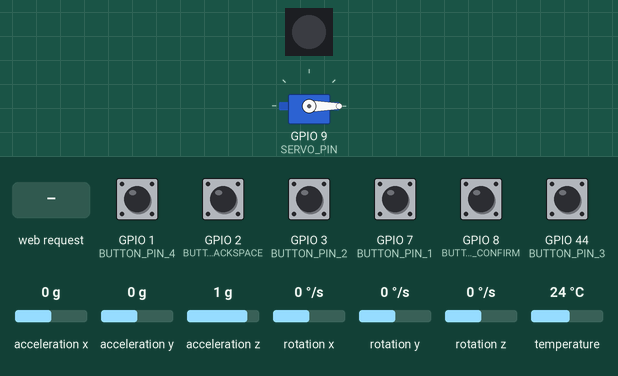
Bench run of a program on a simulated Seeed XIAO ESP32-S3. On the bench: 1 RGB LEDs in strip order, left to right, servo. Inputs (shaded band) come from the test bench; at power-on: GPIO 1 (BUTTON_PIN_4), GPIO 2 (BUTTON_PIN_BACKSPACE), GPIO 3 (BUTTON_PIN_2), GPIO 7 (BUTTON_PIN_1), GPIO 8 (BUTTON_PIN_CONFIRM), GPIO 44 (BUTTON_PIN_3) HIGH, acceleration x 0 g, acceleration y 0 g, acceleration z 1 g, rotation x 0 °/s, rotation y 0 °/s, rotation z 0 °/s, temperature 24 °C. What the program prints to the serial monitor is not drawn.

Above: at 4.3 s.
4.4 s: GPIO 1 (BUTTON_PIN_4) pulled LOW for 0.15 s
6.0 s: GPIO 8 (BUTTON_PIN_CONFIRM) pulled LOW for 0.15 s
At 6.5 s:
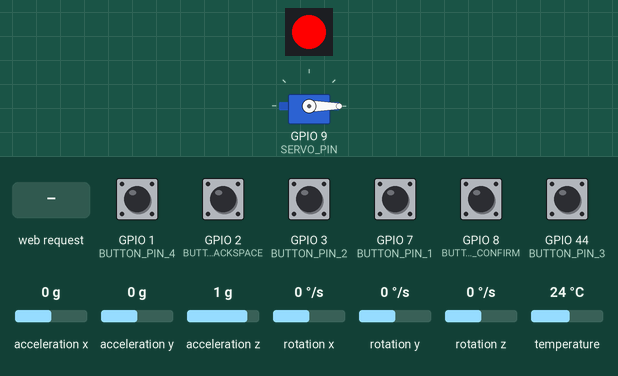
8.5 s: GPIO 2 (BUTTON_PIN_BACKSPACE) pulled LOW for 0.15 s
10.1 s: HTTP request GET /unlock?code=1 received
11.6 s: HTTP request GET /setcode?oldcode=1&newcode=1&code=1 received
Timing chart, 0 to 14.1 s (numbered marks = the images above; inputs shaded):
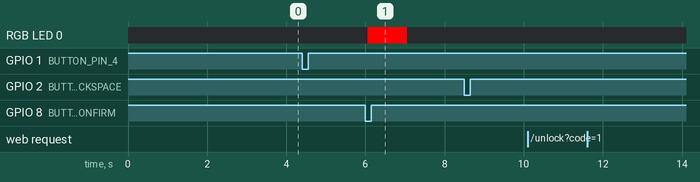

Measured:
- after the input at 4.4 s, every drawn part: stays the same
- after the input at 6.0 s, RGB LED 0: off → RGB(255, 0, 0) after 0.05 s, → off 1.0 s later
- after the input at 8.5 s, every drawn part: stays the same
- after the input at 10.1 s, every drawn part: stays the same
- after the input at 11.6 s, every drawn part: stays the same

The program:

main.cpp
```cpp
#include <Arduino.h>
#include "config/vault_config.h"
#include "config/pin_config.h"
#include "network/wifi_manager.h"
#include "hardware/servo_controller.h"
#include "hardware/led_controller.h"
#include "network/web_server.h"
#include "hardware/motion_detector.h"
#include "hardware/button_controller.h"

void setup() {
  Serial.begin(115200);
  Serial.readStringUntil('\n');

  initLeds();
  initServo();
  initMotionDetector();
  initButtons();

  initWiFi();
  printWiFiInfo();

  initWebServer();
  printServerInfo();
}

void loop() {
  handleWebServerClients();
  updateMotionDetection();
  updateButtons();
}
```

button_controller.cpp
```cpp
#include "button_controller.h"
#include "../config/vault_config.h"
#include "servo_controller.h"
#include "led_controller.h"

// Variables pour gérer l'état des boutons
bool lastButtonState[6] = {HIGH, HIGH, HIGH, HIGH, HIGH, HIGH};
bool currentButtonState[6] = {HIGH, HIGH, HIGH, HIGH, HIGH, HIGH};
unsigned long lastDebounceTime[6] = {0, 0, 0, 0, 0, 0};
unsigned long debounceDelay = 50;

// Variable pour stocker le code entré
String currentCode = "";

// Pins des boutons dans l'ordre
int buttonPins[6] = {BUTTON_PIN_1, BUTTON_PIN_2, BUTTON_PIN_3, BUTTON_PIN_4, BUTTON_PIN_BACKSPACE, BUTTON_PIN_CONFIRM};

void initButtons() {
  pinMode(BUTTON_PIN_1, INPUT_PULLUP);
  pinMode(BUTTON_PIN_2, INPUT_PULLUP);
  pinMode(BUTTON_PIN_3, INPUT_PULLUP);
  pinMode(BUTTON_PIN_4, INPUT_PULLUP);
  pinMode(BUTTON_PIN_BACKSPACE, INPUT_PULLUP);
  pinMode(BUTTON_PIN_CONFIRM, INPUT_PULLUP);
}

void updateButtons() {
  for (int i = 0; i < 6; i++) {
    int reading = digitalRead(buttonPins[i]);

    if (reading != lastButtonState[i]) {
      lastDebounceTime[i] = millis();
    }

    if ((millis() - lastDebounceTime[i]) > debounceDelay) {
      if (reading != currentButtonState[i]) {
        currentButtonState[i] = reading;

        if (currentButtonState[i] == LOW) {
          handleButtonPress(i);
        }
      }
    }

    lastButtonState[i] = reading;
  }
}

void handleButtonPress(int buttonIndex) {
  switch (buttonIndex) {
    case 0: // BUTTON_PIN_1
      currentCode += "1";
      Serial.print("Button 1 pressed: ");
      Serial.println(currentCode);
      break;

    case 1: // BUTTON_PIN_2
      currentCode += "2";
      Serial.print("Button 2 pressed: ");
      Serial.println(currentCode);
      break;

    case 2: // BUTTON_PIN_3
      currentCode += "3";
      Serial.print("Button 3 pressed: ");
      Serial.println(currentCode);
      break;

    case 3: // BUTTON_PIN_4
      currentCode += "4";
      Serial.print("Button 4 pressed: ");
      Serial.println(currentCode);
      break;

    case 4: // BUTTON_PIN_BACKSPACE
      if (currentCode.length() > 0) {
        currentCode.remove(currentCode.length() - 1);
      }
      Serial.print("Button backspace pressed: ");
      Serial.println(currentCode);
      break;

    case 5: // BUTTON_PIN_CONFIRM
      if (currentCode.length() > 0) {
        Serial.print("Button confirm pressed: ");
        Serial.println(currentCode);
        onCodeConfirmed(currentCode);
        currentCode = "";
      }
      break;
  }
}

void onCodeConfirmed(String code) {
  if (code == SECRET_CODE) {
    if (!vaultOpen) {
      openVault();
      vaultOpen = true;
      setLight(COLOR_GREEN);
    } else {
      closeVault();
      vaultOpen = false;
      setLight(COLOR_OFF);
    }
  } else {
    setLight(COLOR_RED);
    delay(1000);
    setLight(COLOR_OFF);
  }
}
```

button_controller.h
```cpp
#ifndef BUTTON_CONTROLLER_H
#define BUTTON_CONTROLLER_H

#include <Arduino.h>
#include "../config/pin_config.h"

void initButtons();
void updateButtons();
void handleButtonPress(int buttonIndex);
void onCodeConfirmed(String code);

#endif
```

led_controller.cpp
```cpp
#include "led_controller.h"

const uint32_t COLOR_RED = 0xFF0000;
const uint32_t COLOR_GREEN = 0x00FF00;
const uint32_t COLOR_BLUE = 0x0000FF;
const uint32_t COLOR_YELLOW = 0xFFFF00;
const uint32_t COLOR_PURPLE = 0xFF00FF;
const uint32_t COLOR_CYAN = 0x00FFFF;
const uint32_t COLOR_WHITE = 0xFFFFFF;
const uint32_t COLOR_OFF = 0x000000;

Adafruit_NeoPixel pixels(LED_COUNT, LED_PIN, NEO_GRB + NEO_KHZ800);

void initLeds() {
  pixels.begin();
  pixels.clear();
  pixels.show();
}

void setLight(uint32_t color) {
  pixels.setPixelColor(0, color);
  pixels.show();
}

void setLight(uint8_t red, uint8_t green, uint8_t blue) {
  uint32_t color = pixels.Color(red, green, blue);
  setLight(color);
}
```

led_controller.h
```cpp
#ifndef LED_CONTROLLER_H
#define LED_CONTROLLER_H

#include <Arduino.h>
#include <Adafruit_NeoPixel.h>
#include "../config/pin_config.h"

// Color definitions (RGB values)
extern const uint32_t COLOR_RED;
extern const uint32_t COLOR_GREEN;
extern const uint32_t COLOR_BLUE;
extern const uint32_t COLOR_YELLOW;
extern const uint32_t COLOR_PURPLE;
extern const uint32_t COLOR_CYAN;
extern const uint32_t COLOR_WHITE;
extern const uint32_t COLOR_OFF;

// NeoPixel object
extern Adafruit_NeoPixel pixels;

// Function declarations
void initLeds();
void setLight(uint32_t color);
void setLight(uint8_t red, uint8_t green, uint8_t blue);

#endif
```

motion_detector.cpp
```cpp
#include "motion_detector.h"
#include "led_controller.h"

const float SHAKE_THRESHOLD = 15;

Adafruit_MPU6050 mpu;

float lastAccelMagnitude = 0.0;

void initMotionDetector() {
  Wire.begin(MPU_SDA_PIN, MPU_SCL_PIN);
  mpu.begin();

  delay(100);
}

void updateMotionDetection() {
  sensors_event_t accel, gyro, temp;
  mpu.getEvent(&accel, &gyro, &temp);

  float currentMagnitude = calculateAccelMagnitude(accel);

  if (lastAccelMagnitude > 0 &&
      abs(currentMagnitude - lastAccelMagnitude) > SHAKE_THRESHOLD) {
    onShake();
  }

  lastAccelMagnitude = currentMagnitude;
}

float calculateAccelMagnitude(sensors_event_t& accel) {
  return sqrt(pow(accel.acceleration.x, 2) +
              pow(accel.acceleration.y, 2) +
              pow(accel.acceleration.z, 2));
}

void onShake() {
  Serial.println("🚨 SHAKE DETECTED! Security alert triggered!");

  for (int i = 0; i < 5; i++) {
    setLight(COLOR_RED);
    delay(200);
    setLight(COLOR_OFF);
    delay(200);
  }
}
```

motion_detector.h
```cpp
#ifndef MOTION_DETECTOR_H
#define MOTION_DETECTOR_H

#include <Arduino.h>
#include <Adafruit_MPU6050.h>
#include <Adafruit_Sensor.h>
#include <Wire.h>
#include "../config/pin_config.h"

// MPU6050 configuration
extern const float SHAKE_THRESHOLD;
extern const unsigned long SHAKE_DEBOUNCE_TIME;

// MPU6050 sensor object
extern Adafruit_MPU6050 mpu;

// Motion detection variables
extern float lastAccelMagnitude;
extern unsigned long lastShakeTime;

// Function declarations
void initMotionDetector();
void updateMotionDetection();
float calculateAccelMagnitude(sensors_event_t& accel);
void onShake();

#endif
```

servo_controller.cpp
```cpp
#include "servo_controller.h"
#include "../config/vault_config.h"
#include "led_controller.h"

s3servo myServo;

void initServo() {
  myServo.attach(SERVO_PIN);
  closeVault(); // Start with vault closed
}

void openVault() {
  myServo.write(VAULT_OPEN_ANGLE);
  vaultOpen = true;
  setLight(COLOR_GREEN);
  Serial.println("🔓 Vault opened");
}

void closeVault() {
  myServo.write(VAULT_CLOSED_ANGLE);
  vaultOpen = false;
  setLight(COLOR_OFF);
  Serial.println("🔒 Vault closed");
}
```

servo_controller.h
```cpp
#ifndef SERVO_CONTROLLER_H
#define SERVO_CONTROLLER_H

#include <Arduino.h>
#include "s3servo.h"
#include "../config/pin_config.h"

extern s3servo myServo;

void initServo();
void openVault();
void closeVault();

#endif
```

web_server.cpp
```cpp
#include "web_server.h"
#include "../config/vault_config.h"
#include "../routes/unlock.h"
#include "../routes/setcode.h"
#include "../routes/status.h"

WebServer server(80);

void setCORSHeaders() {
  server.sendHeader("Access-Control-Allow-Origin", "*");
  server.sendHeader("Access-Control-Allow-Methods", "GET, POST, PUT, DELETE, OPTIONS");
  server.sendHeader("Access-Control-Allow-Headers", "*");
  server.sendHeader("Access-Control-Max-Age", "86400");
}

void initWebServer() {
  // Configure CORS preflight handler
  server.on("/unlock", HTTP_OPTIONS, []() {
    setCORSHeaders();
    server.send(204);
  });
  server.on("/setcode", HTTP_OPTIONS, []() {
    setCORSHeaders();
    server.send(204);
  });
  server.on("/status", HTTP_OPTIONS, []() {
    setCORSHeaders();
    server.send(204);
  });

    // Configure web server routes with lambda functions to pass server reference
  server.on("/unlock", HTTP_GET, []() {
    setCORSHeaders();
    handleUnlock(server);
  });
  server.on("/setcode", HTTP_GET, []() {
    setCORSHeaders();
    handleSetCode(server);
  });
  server.on("/status", HTTP_GET, []() {
    setCORSHeaders();
    handleStatus(server);
  });

  // Catch-all OPTIONS handler for CORS preflight
  server.onNotFound([]() {
    if (server.method() == HTTP_OPTIONS) {
      setCORSHeaders();
      server.send(204);
    } else {
      setCORSHeaders();
      server.send(404, "application/json", "{\"status\":\"error\",\"message\":\"Not found\"}");
    }
  });

  // Start server
  server.begin();
}

void printServerInfo() {
  Serial.println("🌐 HTTP server started on port 80");
  Serial.println("📋 Available routes:");
  Serial.println("   GET /unlock?code=XXXX                  - Unlock vault");
  Serial.println("   GET /setcode?oldcode=XXXX&newcode=YYYY - Change secret code");
  Serial.println("   GET /status                            - Vault status");
  Serial.println();
  Serial.println("🔑 Default secret code: " + SECRET_CODE);
}

void handleWebServerClients() {
  server.handleClient();
}
```

web_server.h
```cpp
#ifndef WEB_SERVER_H
#define WEB_SERVER_H

#include <WebServer.h>

extern WebServer server;

void setCORSHeaders();
void initWebServer();
void printServerInfo();
void handleWebServerClients();

#endif
```

wifi_manager.cpp
```cpp
#include "wifi_manager.h"
#include "../config/vault_config.h"

// Access Point configuration
const char* AP_SSID = "SecureVault";
const char* AP_PASSWORD = "";

void initWiFi() {
  delay(1000);

  Serial.println("🔧 Creating WiFi Access Point...");
  Serial.print("📡 SSID: ");
  Serial.println(AP_SSID);
  Serial.println("🔓 Password: <None>");

  // Create Access Point
  bool success = WiFi.softAP(AP_SSID, AP_PASSWORD);

  if (success) {
    Serial.println("✅ Access Point created successfully!");
  } else {
    Serial.println("❌ Failed to create Access Point!");
    return;
  }

  delay(1000); // Give AP time to start
}

void printWiFiInfo() {
  IPAddress apIP = WiFi.softAPIP();
  Serial.print("📡 Access Point IP: http://");
  Serial.println(apIP);
  Serial.print("🌐 Connect to network: ");
  Serial.println(AP_SSID);
}
```

wifi_manager.h
```cpp
#ifndef WIFI_MANAGER_H
#define WIFI_MANAGER_H

#include <WiFi.h>

void initWiFi();
void printWiFiInfo();

#endif
```

setcode.cpp
```cpp
#include "setcode.h"
#include "../config/vault_config.h"

void handleSetCode(WebServer &server) {
  String oldCode = "";
  String newCode = "";

  // Check required parameters
  if (server.hasArg("oldcode")) {
    oldCode = server.arg("oldcode");
  } else {
    server.send(400, "application/json",
      "{\"status\":\"error\",\"message\":\"Missing oldcode parameter\"}");
    return;
  }

  if (server.hasArg("newcode")) {
    newCode = server.arg("newcode");
  } else {
    server.send(400, "application/json",
      "{\"status\":\"error\",\"message\":\"Missing newcode parameter\"}");
    return;
  }

  Serial.print("Change code request - Old: ");
  Serial.print(oldCode);
  Serial.print(", New: ");
  Serial.println(newCode);

  // Validate old code
  if (oldCode != SECRET_CODE) {
    server.send(401, "application/json",
      "{\"status\":\"error\",\"message\":\"Invalid old code\"}");
    Serial.println("❌ Code change denied - Invalid old code");
    return;
  }

  // Validate new code format (4 digits)
  if (newCode.length() != 4 || !newCode.equals(String(newCode.toInt()).substring(0, 4))) {
    server.send(400, "application/json",
      "{\"status\":\"error\",\"message\":\"New code must be 4 digits\"}");
    Serial.println("❌ Code change denied - Invalid new code format");
    return;
  }

  // Update secret code
  SECRET_CODE = newCode;

  server.send(200, "application/json",
    "{\"status\":\"success\",\"message\":\"Code changed successfully\",\"newcode\":\"" + newCode + "\"}");

  Serial.println("✅ Secret code changed successfully to: " + newCode);
}
```

setcode.h
```cpp
#ifndef SETCODE_ROUTE_H
#define SETCODE_ROUTE_H

#include <WebServer.h>

void handleSetCode(WebServer &server);

#endif
```

status.cpp
```cpp
#include "status.h"
#include "../config/vault_config.h"

void handleStatus(WebServer &server) {
  String status = vaultOpen ? "open" : "closed";
  server.send(200, "application/json",
    "{\"status\":\"" + status + "\",\"message\":\"Vault status\"}");
}
```

status.h
```cpp
#ifndef STATUS_ROUTE_H
#define STATUS_ROUTE_H

#include <WebServer.h>

void handleStatus(WebServer &server);

#endif
```

unlock.cpp
```cpp
#include "unlock.h"
#include "../config/vault_config.h"
#include "../hardware/servo_controller.h"

void handleUnlock(WebServer &server) {
  String code = "";

  // Check if code is in query parameter
  if (server.hasArg("code")) {
    code = server.arg("code");
  } else {
    server.send(400, "application/json",
      "{\"status\":\"error\",\"message\":\"Missing code parameter\"}");
    return;
  }

  Serial.print("Received code: ");
  Serial.println(code);

  // Validate code
  if (code == SECRET_CODE) {
    // Correct code - open vault
    openVault();

    server.send(200, "application/json",
      "{\"status\":\"success\",\"message\":\"Vault opened\",\"code\":\"" + code + "\"}");

    // Close vault after 2 seconds
    delay(2000);
    closeVault();

    Serial.println("✅ Access granted - Vault cycle completed");
  } else {
    // Wrong code
    server.send(401, "application/json",
      "{\"status\":\"error\",\"message\":\"Invalid code\",\"code\":\"" + code + "\"}");

    Serial.println("❌ Access denied - Invalid code");
  }
}
```

unlock.h
```cpp
#ifndef UNLOCK_ROUTE_H
#define UNLOCK_ROUTE_H

#include <WebServer.h>

void handleUnlock(WebServer &server);

#endif
```

pin_config.cpp
```cpp
#include "pin_config.h"

const int BUTTON_PIN_1 = 7;
const int BUTTON_PIN_2 = 3;
const int BUTTON_PIN_3 = 44;
const int BUTTON_PIN_4 = 1;
const int BUTTON_PIN_BACKSPACE = 2;
const int BUTTON_PIN_CONFIRM = 8;

const int LED_PIN = 4;
const int LED_COUNT = 1;

const int SERVO_PIN = 9;

const int MPU_SDA_PIN = 5;
const int MPU_SCL_PIN = 6;
```

pin_config.h
```cpp
#ifndef PIN_CONFIG_H
#define PIN_CONFIG_H

#include <Arduino.h>

extern const int BUTTON_PIN_1;
extern const int BUTTON_PIN_2;
extern const int BUTTON_PIN_3;
extern const int BUTTON_PIN_4;
extern const int BUTTON_PIN_BACKSPACE;
extern const int BUTTON_PIN_CONFIRM;

extern const int LED_PIN;
extern const int LED_COUNT;

extern const int SERVO_PIN;

extern const int MPU_SDA_PIN;
extern const int MPU_SCL_PIN;

#endif
```

vault_config.cpp
```cpp
#include "vault_config.h"

const int VAULT_OPEN_ANGLE = 90;
const int VAULT_CLOSED_ANGLE = 0;

String SECRET_CODE = "1234";
bool vaultOpen = false;
```

vault_config.h
```cpp
#ifndef VAULT_CONFIG_H
#define VAULT_CONFIG_H

#include <Arduino.h>

extern const int VAULT_OPEN_ANGLE;
extern const int VAULT_CLOSED_ANGLE;

extern String SECRET_CODE;
extern bool vaultOpen;

#endif
```
